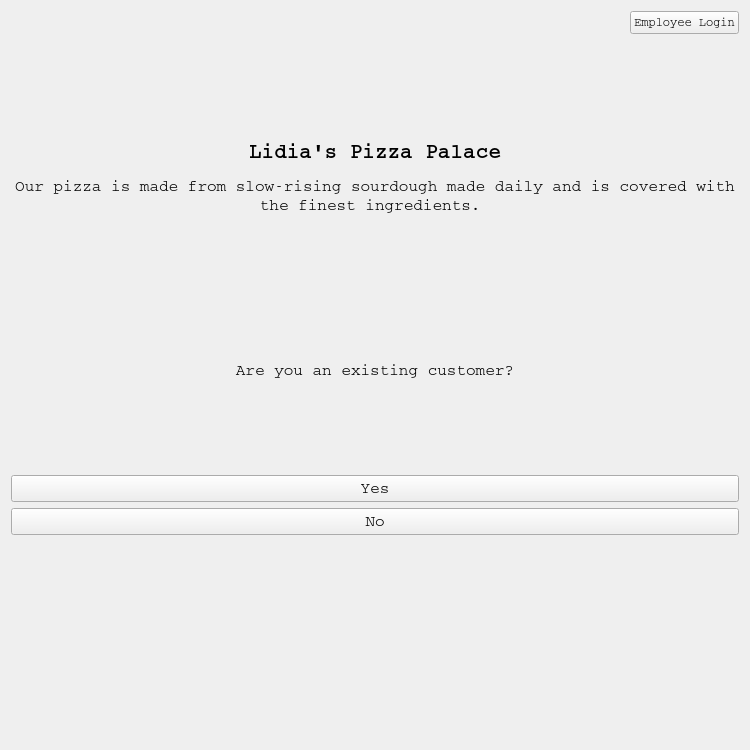
<?xml version="1.0" encoding="UTF-8"?>
<ui version="4.0">
 <class>Form</class>
 <widget class="QWidget" name="Form">
  <property name="geometry">
   <rect>
    <x>0</x>
    <y>0</y>
    <width>750</width>
    <height>750</height>
   </rect>
  </property>
  <property name="windowTitle">
   <string>Form</string>
  </property>
  <layout class="QVBoxLayout" name="verticalLayout_2">
   <item>
    <layout class="QHBoxLayout" name="horizontalLayout_2">
     <item>
      <spacer name="horizontalSpacer">
       <property name="orientation">
        <enum>Qt::Horizontal</enum>
       </property>
       <property name="sizeHint" stdset="0">
        <size>
         <width>40</width>
         <height>20</height>
        </size>
       </property>
      </spacer>
     </item>
     <item>
      <widget class="QPushButton" name="employeeBtn">
       <property name="font">
        <font>
         <family>Courier</family>
        </font>
       </property>
       <property name="text">
        <string>Employee Login</string>
       </property>
      </widget>
     </item>
    </layout>
   </item>
   <item>
    <widget class="QLabel" name="welcomeLabel">
     <property name="font">
      <font>
       <family>Courier</family>
       <pointsize>12</pointsize>
      </font>
     </property>
     <property name="text">
      <string>&lt;html&gt;&lt;head/&gt;&lt;body&gt;&lt;p align=&quot;center&quot;&gt;&lt;br/&gt;&lt;/p&gt;&lt;p align=&quot;center&quot;&gt;&lt;br/&gt;&lt;/p&gt;&lt;p align=&quot;center&quot;&gt;&lt;span style=&quot; font-size:16pt; font-weight:600;&quot;&gt;Lidia's Pizza Palace&lt;/span&gt;&lt;/p&gt;&lt;p align=&quot;center&quot;&gt;Our pizza is made from slow-rising sourdough made daily and is covered with the finest ingredients. &lt;/p&gt;&lt;p align=&quot;center&quot;&gt;&lt;br/&gt;&lt;/p&gt;&lt;/body&gt;&lt;/html&gt;</string>
     </property>
     <property name="wordWrap">
      <bool>true</bool>
     </property>
    </widget>
   </item>
   <item>
    <widget class="QLabel" name="questionLabel">
     <property name="font">
      <font>
       <family>Courier</family>
       <pointsize>12</pointsize>
      </font>
     </property>
     <property name="text">
      <string>Are you an existing customer?</string>
     </property>
     <property name="alignment">
      <set>Qt::AlignCenter</set>
     </property>
    </widget>
   </item>
   <item>
    <widget class="QPushButton" name="yesButton">
     <property name="font">
      <font>
       <family>Courier</family>
       <pointsize>12</pointsize>
      </font>
     </property>
     <property name="text">
      <string>Yes</string>
     </property>
    </widget>
   </item>
   <item>
    <widget class="QPushButton" name="noButton">
     <property name="font">
      <font>
       <family>Courier</family>
       <pointsize>12</pointsize>
      </font>
     </property>
     <property name="text">
      <string>No</string>
     </property>
    </widget>
   </item>
   <item>
    <widget class="QLabel" name="label_3">
     <property name="text">
      <string/>
     </property>
    </widget>
   </item>
  </layout>
 </widget>
 <resources/>
 <connections/>
</ui>
